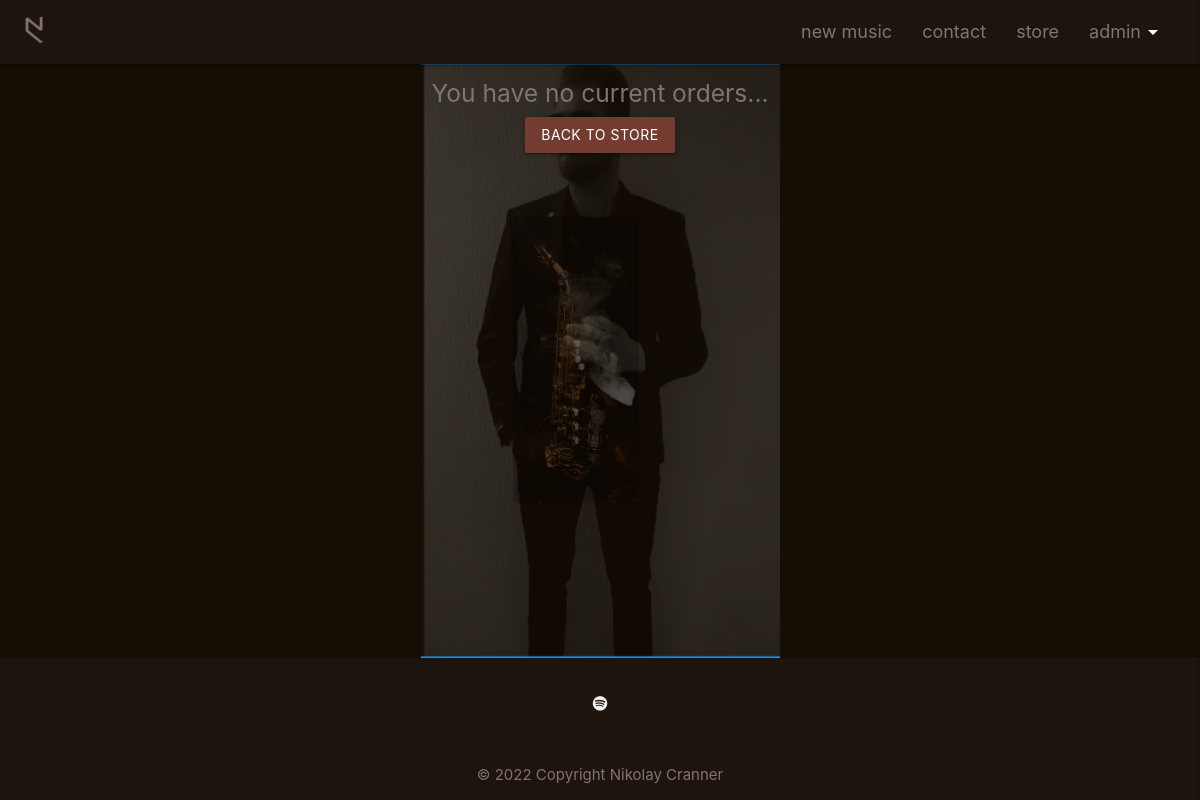
Page /store/order/2022-05-20.14:17:55 (signed in) on the earlier database version.
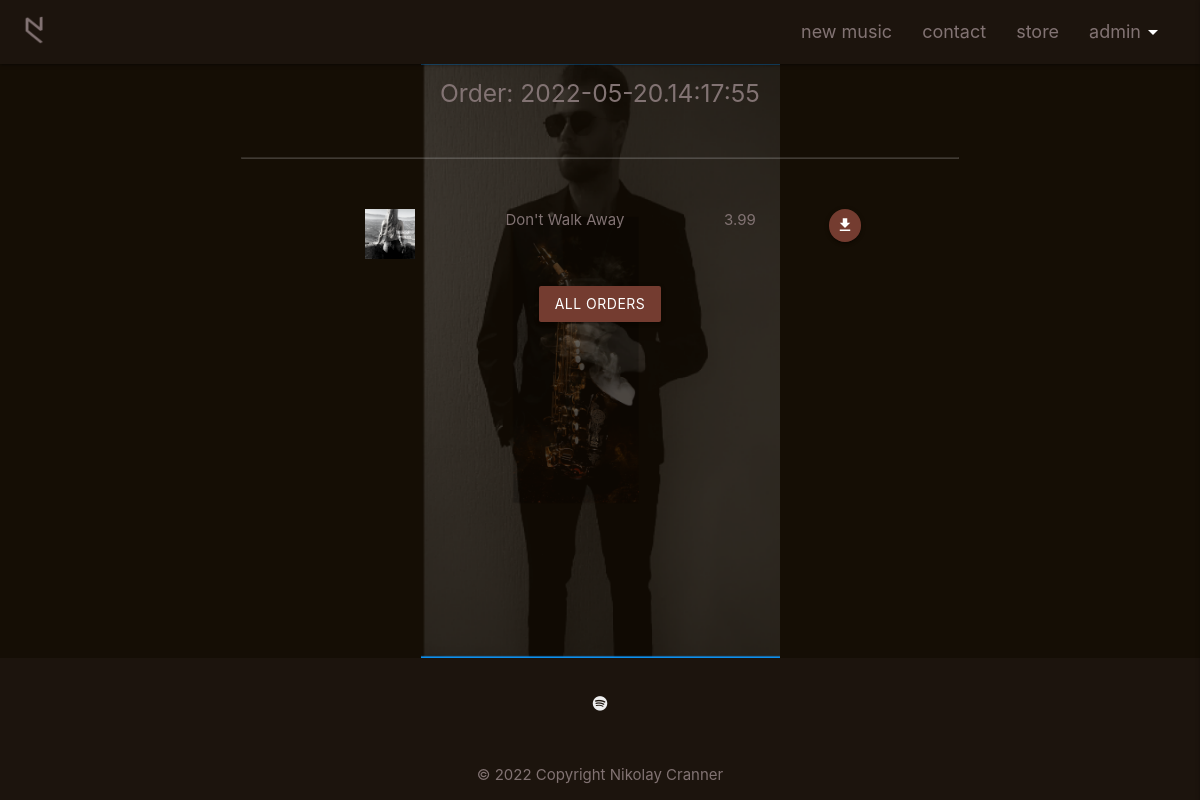
Same page on the later database version.
### store/models.py (models this page shows, shortened)
class Order(models.Model):
    order_id = models.CharField(max_length=254, null=True, blank=True)
    order_items = models.CharField(max_length=254, null=True, blank=True)
    user_id = models.CharField(max_length=254, null=True, blank=True)
    transaction_date = models.DateField(default=tz.now)
    transaction_time = models.TimeField(default=time(18, 00))
    grand_total = models.DecimalField(default=0.00, max_digits=10, decimal_places=2)

class Product(models.Model):
    category = models.ForeignKey('Category', null=True, blank=True, on_delete=models.SET_NULL)
    sku = models.CharField(max_length=254, null=True, blank=True)
    name = models.CharField(max_length=254)
    description = models.TextField()
    has_sizes = models.BooleanField(default=False, null=True, blank=True)
    price = models.DecimalField(max_digits=6, decimal_places=2)
    rating = models.DecimalField(max_digits=6, decimal_places=2, null=True, blank=True)
    image_url = models.URLField(max_length=1024, null=True, blank=True)
    image = models.ImageField(null=True, blank=True)
    media = models.FileField(null=True, blank=True)

### store/views.py (the view)
# urls.py: path('order/<order_id>', views.view_order, name='order'),
def view_order(request, order_id):
    global session_user
    session_user = get_session_user(request)
    products_order = []
    print("the order_id is: ", order_id)
    try:
        order = get_object_or_404(Order, user_id=session_user, order_id=order_id)
    except:
        return render(request, 'store/view_order.html')
    for id in order.order_items.split(" "):
        if id != "":
            product = get_object_or_404(Product, pk=id)
            products_order.append(product)
    context = {
        'order': order,
        'products_order': products_order,
    }
    return render(request, 'store/view_order.html', context)

### store/views.py (called while the page is built)
def get_session_user(request):
    if request.user.is_authenticated:
        session_user = request.user.username
        print("session user is: ", session_user)
        return session_user
    else:
        session_user = 'guest'
        print("session user is: ", session_user)
        return session_user

### store/templates/store/view_order.html
{% extends 'base.html' %}
{% block content %}
<div class="container">
    <div class="row center">
        {% if order %}
        <div class="col s12">
            <h5>Order: {{order.order_id}}</h5>
            <hr>
        </div>
        {% for product in products_order %}
        <div class="row product-row">
            <div class="col s3 m2 l2 offset-l2"><img src="{{ MEDIA_URL }}{{ product.image }}" alt="{{ product.image }}" class="nc-bag-img"></div>
            <div class="col s5 l3" id="{{ product.pk }}">{{ product.name }}</div>
            <div class="col s2 l2">{{ product.price }}</div>
            <div class="col s2 l1">
                <a href="{{ MEDIA_URL }}{{ product.media }}" download >
                    <button class="btn-floating btn-small waves-effect waves-light nc-btn-color" id="download-{{ forloop.counter0 }}" type="submit" name="download" value="{{ forloop.counter0 }}" onclick="">
                        <i class="material-icons">download</i>
                    </button>
                </a>
            </div>
        </div>
        {% endfor %}
        <div class="row">
            <div class="col s12">
                <a href="{% url 'user_profile' %}">
                    <button class="btn waves-effect waves-light btn nc-btn-color" id="#to-all-orders" type="submit" name="to-all-orders" value="">All Orders</button>
                </a>
            </div>
        </div>
        {% else %}
        <h5>You have no current orders...</h5>
        <div class="col s12 m6 offset-m3 l4 offset-l4 center">
            <a href="{% url 'store' %}">
                <button class="btn waves-effect waves-light btn nc-btn-color" id="#to-store" type="submit" name="to-store" value="">Back to store</button>
            </a>
        </div>
        {% endif %}
    </div>
</div>
{% endblock %}

Differences in the rows shown:
added Order: order_id "2022-05-20.14:17:55"
now on this page (row unchanged): Product: image (picture), name "Don't Walk Away", price "3.99"
Other differences:
text no longer shown: "You have no current orders... BACK TO STORE"
text now shown: "Order: ALL ORDERS"
